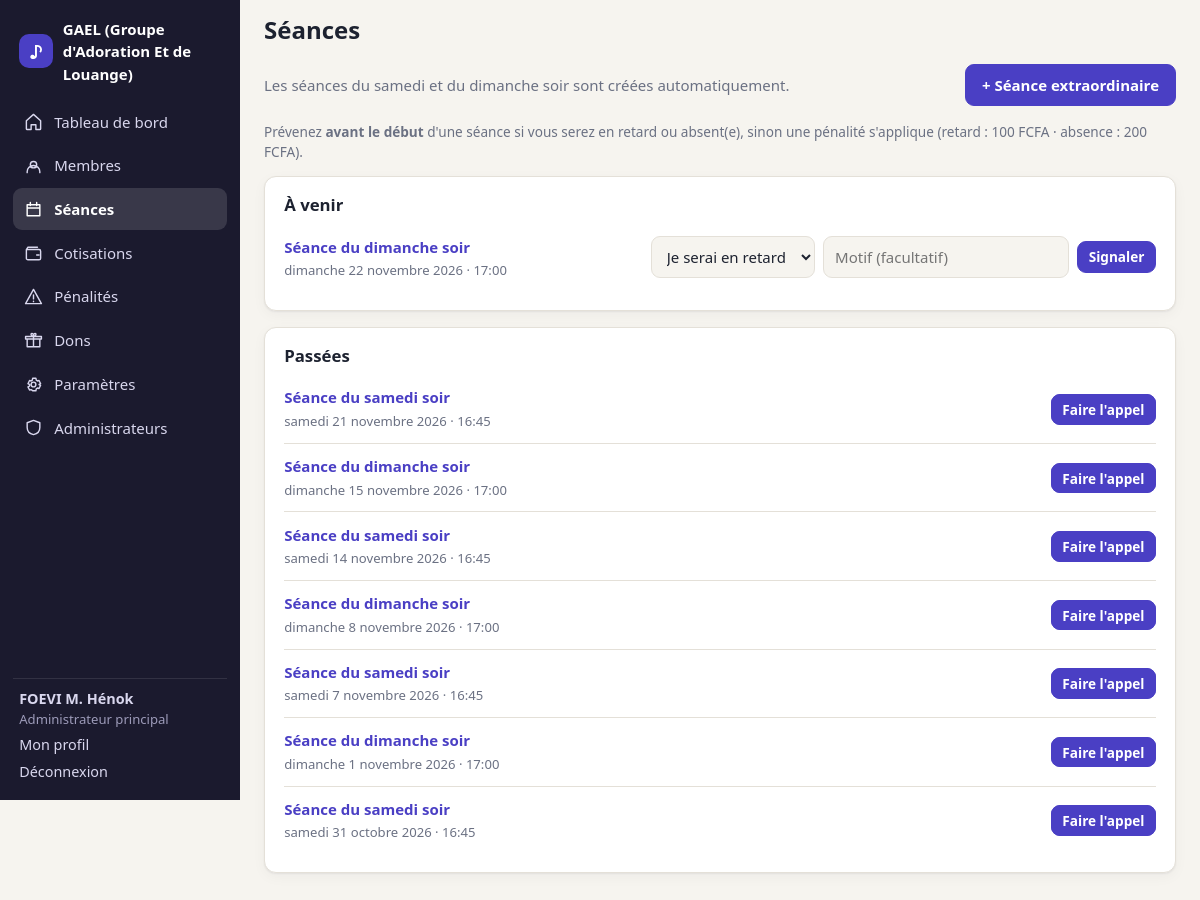
The app's page /seances.php (signed in) with its own data.
### tables this page shows
CREATE TABLE users (
        id INTEGER PRIMARY KEY AUTOINCREMENT,
        nom TEXT NOT NULL,
        username TEXT NOT NULL UNIQUE,
        password_hash TEXT NOT NULL,
        role TEXT NOT NULL DEFAULT 'membre' CHECK (role IN ('owner','admin','membre')),
        statut TEXT NOT NULL DEFAULT 'actif' CHECK (statut IN ('actif','parti')),
        telephone TEXT,
        date_arrivee TEXT NOT NULL,
        date_depart TEXT,
        must_change_password INTEGER NOT NULL DEFAULT 0,
        created_at TEXT NOT NULL
    , email TEXT, permissions TEXT NOT NULL DEFAULT '');

CREATE TABLE seances (
        id INTEGER PRIMARY KEY AUTOINCREMENT,
        date TEXT NOT NULL,
        heure TEXT NOT NULL,
        type TEXT NOT NULL CHECK (type IN ('normale','extraordinaire')),
        titre TEXT,
        lieu TEXT,
        statut TEXT NOT NULL DEFAULT 'prevue' CHECK (statut IN ('prevue','annulee','terminee')),
        motif_annulation TEXT,
        created_by INTEGER REFERENCES users(id),
        created_at TEXT NOT NULL
    );

### inc/auth.php (called while the page is built, shortened)
<?php
function current_user(): ?array {
    static $u = false;
    if ($u !== false) return $u;
    $u = null;
    if (!empty($_SESSION['uid'])) {
        $u = row("SELECT * FROM users WHERE id = ? AND statut = 'actif'", [$_SESSION['uid']]);
    }
    return $u;
}
function is_admin(): bool { $u = current_user(); return $u && in_array($u['role'], ['owner', 'admin'], true); }
function is_owner(): bool { $u = current_user(); return $u && $u['role'] === 'owner'; }
function can(string $perm): bool {
    $u = current_user();
    if ($u['role'] === 'owner') return true;
    return $u['role'] === 'admin' && in_array($perm, explode(',', (string)$u['permissions']), true);
}
function require_login(): array {
    $u = current_user();
    return $u;
}

### inc/db.php (called while the page is built, shortened)
<?php
function db(): PDO {
    static $pdo = null;
    if ($pdo) return $pdo;
    $pdo = new PDO('sqlite:' . DB_PATH);
    $pdo->setAttribute(PDO::ATTR_ERRMODE, PDO::ERRMODE_EXCEPTION);
    $pdo->setAttribute(PDO::ATTR_DEFAULT_FETCH_MODE, PDO::FETCH_ASSOC);
    $pdo->exec('PRAGMA foreign_keys = ON; PRAGMA busy_timeout = 5000;');
    migrate($pdo);
    return $pdo;
}
function q(string $sql, array $p = []): PDOStatement { $s = db()->prepare($sql); $s->execute($p); return $s; }
function rows(string $sql, array $p = []): array { return q($sql, $p)->fetchAll(); }
function row(string $sql, array $p = []): ?array { $r = q($sql, $p)->fetch(); return $r ?: null; }
function has_column(PDO $pdo, string $table, string $col): bool {
    foreach ($pdo->query("PRAGMA table_info($table)") as $r) if ($r['name'] === $col) return true;
    return false;
}
function migrate(PDO $pdo): void {
    $pdo->exec("
    CREATE TABLE IF NOT EXISTS inscriptions (
        id INTEGER PRIMARY KEY AUTOINCREMENT,
        nom TEXT NOT NULL,
        email TEXT NOT NULL,
        telephone TEXT,
        username TEXT NOT NULL,
        password_hash TEXT NOT NULL,
        created_at TEXT NOT NULL
    );
    CREATE TABLE IF NOT EXISTS password_resets (
        id INTEGER PRIMARY KEY AUTOINCREMENT,
        user_id INTEGER NOT NULL REFERENCES users(id) ON DELETE CASCADE,
        token_hash TEXT NOT NULL,
        expires_at INTEGER NOT NULL
    );
    ");
    if (!has_column($pdo, 'users', 'email')) $pdo->exec('ALTER TABLE users ADD COLUMN email TEXT');
    if (!has_column($pdo, 'users', 'permissions')) {
        $pdo->exec("ALTER TABLE users ADD COLUMN permissions TEXT NOT NULL DEFAULT ''");
        $pdo->exec("UPDATE users SET permissions = 'membres,cotisations,paiements,seances,penalites,dons' WHERE role = 'admin'");
    }
    if (!has_column($pdo, 'login_attempts', 'kind')) $pdo->exec("ALTER TABLE login_attempts ADD COLUMN kind TEXT NOT NULL DEFAULT 'login'");
    $pdo->exec("CREATE UNIQUE INDEX IF NOT EXISTS ux_users_email ON users(email COLLATE NOCASE) WHERE email IS NOT NULL AND email <> ''");
    $defaults = [
        'inscription_active' => '1',
        'code_invitation'  => strtoupper(bin2hex(random_bytes(4))),
        'nom_groupe'       => 'Mon groupe musical',
        'devise'           => 'FCFA',
        'heure_seance_samedi' => '16:45',
        'heure_seance_dimanche' => '17:00',
        'amende_retard'    => '500',
        'amende_absence'   => '1000',
        'cotisation_mensuelle' => '1000',
        'seances_debut'    => date('Y-m-d'),
        'derniere_generation' => '',
    ];
    $st = $pdo->prepare('INSERT OR IGNORE INTO settings (k, v) VALUES (?, ?)');
    foreach ($defaults as $k => $v) $st->execute([$k, $v]);
}

### inc/helpers.php (called while the page is built, shortened)
<?php
function e($s): string { return htmlspecialchars((string)$s, ENT_QUOTES | ENT_SUBSTITUTE, 'UTF-8'); }
function setting(string $k, string $default = ''): string {
    static $cache = null;
    if ($cache === null) $cache = array_column(rows('SELECT k, v FROM settings'), 'v', 'k');
    return $cache[$k] ?? $default;
}
function money($n): string {
    $n = round((float)$n, 2);
    $dec = floor($n) == $n ? 0 : 2;
    return number_format($n, $dec, ',', ' ') . ' ' . setting('devise', 'FCFA');
}
function fdate(?string $d, bool $withDay = false): string {
    $t = strtotime($d);
    $s = (int)date('j', $t) . ' ' . MOIS_FR[(int)date('n', $t)] . ' ' . date('Y', $t);
    return $withDay ? JOURS_FR[(int)date('N', $t)] . ' ' . $s : $s;
}
function ensure_seances(): void {
    $heureSamedi = setting('heure_seance_samedi', '16:45');
}
function seance_label(array $s): string {
    return 'Séance du ' . JOURS_FR[(int)date('N', strtotime($s['date']))] . ' soir';
}
function seance_start(array $s): int { return strtotime($s['date'] . ' ' . $s['heure']); }
function seance_open_for_signal(array $s): bool {
    return $s['statut'] === 'prevue' && time() < seance_start($s);
}

### seances.php (the view, shortened to what this page needs)
<?php
$me = require_login();
ensure_seances();
$maintenant = date('Y-m-d H:i');
$aVenir = rows("SELECT * FROM seances WHERE (date || ' ' || heure) >= ? ORDER BY date, heure", [$maintenant]);
$passees = rows("SELECT * FROM seances WHERE (date || ' ' || heure) < ? ORDER BY date DESC, heure DESC LIMIT 30", [$maintenant]);
function seance_badge(array $s): string {
    return $s['type'] === 'extraordinaire' ? badge('Extraordinaire', 'warn') : '';
}
page_start('Séances', 'seances.php');
if (can('seances')): ?>
<div class="toolbar"><span class="muted">Les séances du samedi et du dimanche soir sont créées automatiquement.</span>
  <button class="btn" data-open-dialog="dlg-extra">+ Séance extraordinaire</button></div>
<?php endif; ?>
<p class="muted small">Prévenez <strong>avant le début</strong> d'une séance si vous serez en retard ou absent(e), sinon une pénalité s'applique
  (retard : <?= money(setting('amende_retard')) ?> · absence : <?= money(setting('amende_absence')) ?>).</p>
<section class="panel"><h2>À venir</h2>
  <ul class="list">
  <?php foreach ($aVenir as $s): ?>
    <li class="stack <?= $s['statut'] === 'annulee' ? 'cancelled' : '' ?>">
      <span><a href="seance.php?id=<?= (int)$s['id'] ?>"><strong><?= e(seance_label($s)) ?></strong></a> <?= seance_badge($s) ?><br>
        <small class="muted"><?= fdate($s['date'], true) ?> · <?= e($s['heure']) ?><?= $s['lieu'] ? ' · ' . e($s['lieu']) : '' ?><?= $s['motif_annulation'] ? ' · Motif : ' . e($s['motif_annulation']) : '' ?></small></span>
      <?php if ($s['statut'] === 'prevue') render_signal_box($s, (int)$me['id']); ?>
    </li>
  <?php endforeach; ?></ul></section>
<section class="panel"><h2>Passées</h2>
  <ul class="list">
  <?php foreach ($passees as $s):
      $pr = row('SELECT statut, excuse FROM presences WHERE seance_id = ? AND user_id = ?', [$s['id'], $me['id']]); ?>
    <li class="<?= $s['statut'] === 'annulee' ? 'cancelled' : '' ?>">
      <span><a href="seance.php?id=<?= (int)$s['id'] ?>"><strong><?= e(seance_label($s)) ?></strong></a> <?= seance_badge($s) ?><br>
        <small class="muted"><?= fdate($s['date'], true) ?> · <?= e($s['heure']) ?></small></span>
      <span>
        <?php if (can('seances') && $s['statut'] === 'prevue'): ?><a class="btn btn-sm" href="seance.php?id=<?= (int)$s['id'] ?>">Faire l'appel</a><?php endif; ?>
      </span></li>
  <?php endforeach; ?></ul></section>
<?php endif;
page_end();

### inc/layout.php (shortened to what this page needs)
<?php
function page_start(string $title, string $active = ''): void {
    $u = current_user();
    $nav = [['dashboard.php', 'home', $u && is_admin() ? 'Tableau de bord' : 'Mon espace'],
            ['seances.php', 'calendar', 'Séances'],
            ['cotisations.php', 'wallet', 'Cotisations'],
            ['penalites.php', 'alert', 'Pénalités'],
            ['dons.php', 'gift', 'Dons']];
    if (can('membres')) {
        $pend = (int)val('SELECT COUNT(*) FROM inscriptions');
        array_splice($nav, 1, 0, [['membres.php', 'users', 'Membres' . ($pend ? " ($pend)" : '')]]);
    }
    if (can('parametres')) $nav[] = ['parametres.php', 'cog', 'Paramètres'];
    if (is_owner()) $nav[] = ['admins.php', 'shield', 'Administrateurs'];
    $icons = [
        'home' => 'M3 11l9-8 9 8v10a1 1 0 01-1 1h-5v-6H9v6H4a1 1 0 01-1-1z',
        'users' => 'M16 11a4 4 0 10-8 0 4 4 0 008 0zM4 21v-1a6 6 0 0116 0v1',
        'calendar' => 'M4 6h16v14H4zM4 10h16M8 3v4M16 3v4',
        'wallet' => 'M3 7h16a2 2 0 012 2v9a2 2 0 01-2 2H5a2 2 0 01-2-2zM3 7l2-3h12M16 14h3',
        'alert' => 'M12 3l10 18H2zM12 10v5M12 18v.5',
        'gift' => 'M4 10h16v10H4zM2 7h20v3H2zM12 7v13M12 7C9 7 8 3 10 3s2 4 2 4zm0 0c3 0 4-4 2-4s-2 4-2 4z',
        'cog' => 'M12 15a3 3 0 100-6 3 3 0 000 6zM19 12l2-1-2-4-2 .5-1.5-1L15 4h-4l-.5 2.5-1.5 1L7 7l-2 4 2 1v2l-2 1 2 4 2-.5 1.5 1L11 20h4l.5-2.5 1.5-1 2 .5 2-4-2-1z',
        'shield' => 'M12 3l8 3v6c0 5-3.5 8-8 9-4.5-1-8-4-8-9V6z',
    ];
    ?><!doctype html>
<html lang="fr">
<head>
<link rel="stylesheet" href="assets/css/style.css">
</head>
<body>
<?php if ($u): ?>
<div class="shell">
  <aside class="side" id="side">
    <div class="brand"><span class="brand-mark">♪</span><span><?= e(setting('nom_groupe')) ?></span></div>
    <nav>
      <?php foreach ($nav as [$href, $ic, $label]): ?>
        <a href="<?= $href ?>" class="<?= $active === $href ? 'on' : '' ?>">
          <svg viewBox="0 0 24 24" aria-hidden="true"><path d="<?= $icons[$ic] ?>"/></svg><?= e($label) ?>
        </a>
      <?php endforeach; ?>
    </nav>
    <div class="side-foot">
      <div class="who"><strong><?= e($u['nom']) ?></strong>
        <small><?= $u['role'] === 'owner' ? 'Administrateur principal' : ($u['role'] === 'admin' ? 'Administrateur' : 'Membre') ?></small></div>
      <a href="profil.php">Mon profil</a>
      <a href="logout.php">Déconnexion</a>
    </div>
  </aside>
  <div class="main">
    <header class="top">
      <h1><?= e($title) ?></h1>
    </header>
    <main class="content">
<?php else: ?>
<main class="auth">
<?php endif; ?>
<?php
}
function page_end(): void {
    $u = current_user();
    echo $u ? "\n    </main>\n  </div>\n</div>\n" : "\n</main>\n";
    echo "</body>\n</html>\n";
}

### inc/partials.php (shortened to what this page needs)
<?php
function render_signal_box(array $s, int $uid): void {
    $sig = row('SELECT * FROM signalements WHERE seance_id = ? AND user_id = ?', [$s['id'], $uid]);
    $open = seance_open_for_signal($s);
    if ($sig): ?>
      <div class="signal done">
        <?= badge($sig['type'] === 'absence' ? 'Absence signalée' : 'Retard signalé', 'info') ?>
        <?php if ($sig['motif']): ?><span class="muted">« <?= e($sig['motif']) ?> »</span><?php endif; ?>
        <?php if ($open): ?>
          <form method="post" class="inline"><?= csrf_field() ?>
            <input type="hidden" name="action" value="retirer_signal"><input type="hidden" name="seance_id" value="<?= (int)$s['id'] ?>">
            <button class="btn btn-ghost btn-sm">Retirer</button></form>
        <?php endif; ?>
      </div>
    <?php elseif ($open): ?>
      <form method="post" class="signal">
        <select name="type" aria-label="Type"><option value="retard">Je serai en retard</option><option value="absence">Je serai absent(e)</option></select>
        <input name="motif" maxlength="300" placeholder="Motif (facultatif)" aria-label="Motif">
        <button class="btn btn-sm">Signaler</button>
      </form>
    <?php else: ?>
      <span class="muted small">Signalement fermé</span>
    <?php endif;
}
    ?>

### assets/css/style.css (style rules this page uses)
:root { --bg: #f6f4ef; --surface: #ffffff; --ink: #1d2230; --muted: #6b7183; --line: #e4e0d8; --accent: #4a3fc4; --accent-ink: #ffffff; --accent-soft: #ebe9fb; --ok: #1f7a4d; --ok-bg: #e3f4ea; --err: #b3261e; --err-bg: #fbe7e5; --warn: #8a5a00; --warn-bg: #fdf0d3; --info: #274c9e; --info-bg: #e5edfb; --side: #1b1a2e; --side-ink: #d9d7ee; --radius: 12px; --shadow: 0 1px 2px rgba(20,20,40,.06), 0 4px 14px rgba(20,20,40,.04); }
* { box-sizing: border-box; }
html { -webkit-text-size-adjust: 100%; }
body { margin: 0; background: var(--bg); color: var(--ink); font: 15px/1.5 system-ui, -apple-system, "Segoe UI", Roboto, sans-serif; }
a { color: var(--accent); text-decoration: none; }
h1, h2 { line-height: 1.2; margin: 0 0 .6rem; }
h2 { font-size: 1.05rem; }
.muted { color: var(--muted); }
.small { font-size: .85rem; }
small { font-size: .82rem; }
.shell { display: grid; grid-template-columns: 240px 1fr; min-height: 100vh; }
.side { background: var(--side); color: var(--side-ink); padding: 1.1rem .8rem; display: flex; flex-direction: column; gap: 1rem; position: sticky; top: 0; height: 100vh; overflow-y: auto; }
.brand { display: flex; align-items: center; gap: .6rem; font-weight: 700; color: #fff; padding: 0 .4rem; }
.brand-mark { display: grid; place-items: center; width: 34px; height: 34px; border-radius: 10px; background: var(--accent); color: var(--accent-ink); font-size: 1.1rem; flex: none; }
.side nav { display: flex; flex-direction: column; gap: 2px; }
.side nav a { display: flex; align-items: center; gap: .7rem; padding: .6rem .7rem; border-radius: 9px; color: var(--side-ink); }
.side nav a.on { background: rgba(255,255,255,.13); color: #fff; font-weight: 600; }
.side svg { width: 19px; height: 19px; fill: none; stroke: currentColor; stroke-width: 1.8; stroke-linecap: round; stroke-linejoin: round; flex: none; }
.side-foot { margin-top: auto; display: flex; flex-direction: column; gap: .3rem; padding: .6rem .4rem 0; border-top: 1px solid rgba(255,255,255,.1); font-size: .9rem; }
.side-foot a { color: var(--side-ink); }
.who small { display: block; color: #9c9ab8; }
.main { min-width: 0; }
.top { display: flex; align-items: center; gap: .8rem; padding: 1rem 1.5rem .2rem; }
.top h1 { font-size: 1.5rem; margin: 0; }
.content { padding: .8rem 1.5rem 3rem; max-width: 1100px; }
.card, .panel { background: var(--surface); border: 1px solid var(--line); border-radius: var(--radius); box-shadow: var(--shadow); }
.panel { padding: 1.1rem 1.2rem; margin: 0 0 1rem; }
.toolbar { display: flex; flex-wrap: wrap; align-items: center; gap: .7rem; margin: .2rem 0 1rem; }
.toolbar > .btn:last-child, .toolbar > form:last-child { margin-left: auto; }
.list { list-style: none; margin: 0; padding: 0; }
.list li { display: flex; justify-content: space-between; align-items: center; gap: .8rem; padding: .7rem 0; border-top: 1px solid var(--line); flex-wrap: wrap; }
.list li:first-child { border-top: 0; }
.list li.stack { align-items: flex-start; }
input, select, textarea { font: inherit; color: var(--ink); background: var(--bg); border: 1px solid var(--line); border-radius: 9px; padding: .55rem .7rem; width: 100%; min-width: 0; }
.btn { font: inherit; font-weight: 600; cursor: pointer; border: 1px solid var(--accent); background: var(--accent); color: var(--accent-ink); border-radius: 9px; padding: .55rem 1rem; }
.btn-sm { padding: .3rem .65rem; font-size: .85rem; }
.signal { display: flex; flex-wrap: wrap; gap: .5rem; align-items: center; }
.signal select { width: auto; }
.signal input { flex: 1; min-width: 130px; width: auto; }

### records on screen
users: nom "FOEVI M. Hénok"
seances: date "Séance du dimanche soir", date "dimanche 22 novembre 2026", heure "17:00"
seances: date "Séance du samedi soir", date "samedi 21 novembre 2026", heure "16:45"
seances: date "Séance du dimanche soir", date "dimanche 15 novembre 2026", heure "17:00"
seances: date "Séance du samedi soir", date "samedi 14 novembre 2026", heure "16:45"
seances: date "Séance du dimanche soir", date "dimanche 8 novembre 2026", heure "17:00"
seances: date "Séance du samedi soir", date "samedi 7 novembre 2026", heure "16:45"
seances: date "Séance du dimanche soir", date "dimanche 1 novembre 2026", heure "17:00"
seances: date "Séance du samedi soir", date "samedi 31 octobre 2026", heure "16:45"

### other values on screen
setting('nom_groupe') "GAEL (Groupe d'Adoration Et de Louange)"
$label "Tableau de bord"
$label "Membres"
$label "Séances"
$label "Cotisations"
$label "Pénalités"
$label "Dons"
$label "Paramètres"
$label "Administrateurs"
$title "Séances"
money(setting('amende_retard')) "100 FCFA"
money(setting('amende_absence')) "200 FCFA"
